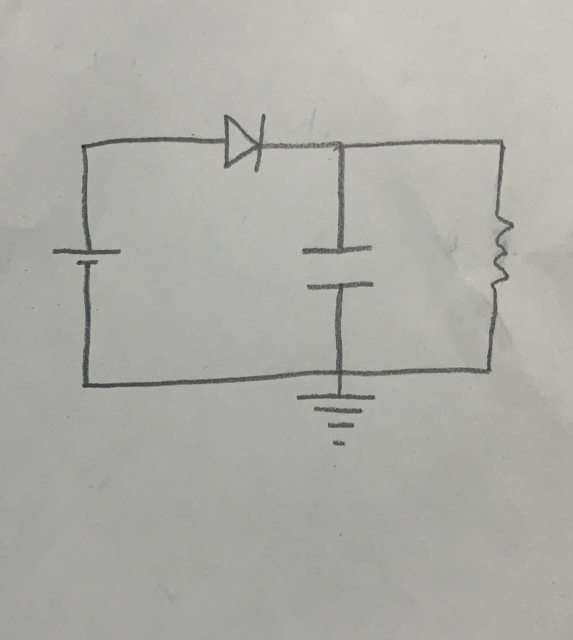
#> input picture Circuit 4.jpeg, 1146 x 1280 px, found by its file name (shown at 1/2 size)
$ python main.py   (older library calls are emulated)
#> lines starting #> are read from the running program, lines starting #| are printed output that depends on the picture; after the words box and inside, x2 and y2 are one past the last pixel; in counts of white or black regions, pixels touching at a corner belong together
### skeleton.py
import numpy as np
import cv2
import sys
import imutils
import matplotlib.pyplot as plt
from skimage.morphology import skeletonize as skt
from skimage import filters

def skeletonize(img):

	img = img.copy()
	np_img = np.array(img)
	np_img[np_img > 0] = 1

	skel = skt(np_img)

	skel = skel.astype(np.uint8)

	skel[skel == 1] = 255

	return skel

# [16 lines left out: function skeleton_endpoints, not called in this run]

# [19 lines that do not run on import are left out]

### segment.py
import numpy as np
import cv2
import matplotlib.pyplot as plt

def skeleton_points(skel):
	# make out input nice, possibly necessary
	skel = skel.copy()
	skel[skel!=0] = 1
	skel = np.uint8(skel)

	# kernel for end and branch points
	kernel = np.uint8([[1,  1, 1],
					   [1, 10, 1],
					   [1,  1, 1]])

	filtered = cv2.filter2D(skel,-1,kernel)

	out = np.zeros_like(skel)
	out[np.where(filtered > 12)] =255

	ends   = np.where(filtered == 11)
	return ends

def point_to_line_dist(point, line):
	# unit vector
	unit_line = line[1] - line[0]
	norm_unit_line = unit_line / np.linalg.norm(unit_line)
   # compute the perpendicular distance to the theoretical infinite line
	segment_dist = (
		np.linalg.norm(np.cross(line[1] - line[0], line[0] - point)) /
		np.linalg.norm(unit_line)
	)

	diff = (
		(norm_unit_line[0] * (point[0] - line[0][0])) +
		(norm_unit_line[1] * (point[1] - line[0][1]))
	)

	x_seg = (norm_unit_line[0] * diff) + line[0][0]
	y_seg = (norm_unit_line[1] * diff) + line[0][1]

	endpoint_dist = min(
		np.linalg.norm(line[0] - point),
		np.linalg.norm(line[1] - point)
	)

	# decide if the intersection point falls on the line segment
	lp1_x = line[0][0]  # line point 1 x
	lp1_y = line[0][1]  # line point 1 y
	lp2_x = line[1][0]  # line point 2 x
	lp2_y = line[1][1]  # line point 2 y
	is_betw_x = lp1_x <= x_seg <= lp2_x or lp2_x <= x_seg <= lp1_x
	is_betw_y = lp1_y <= y_seg <= lp2_y or lp2_y <= y_seg <= lp1_y
	if is_betw_x and is_betw_y:
		return segment_dist
	else:
		# if not, then return the minimum distance to the segment endpoints
		return endpoint_dist

def lines_between_ends(ends, skel):
	v_pairs = []
	h_pairs = []

	# print(type(skel))

	for i in range(ends[0].size):
		x1,y1 = (ends[1][i],ends[0][i])
		for j in range(ends[0].size):
			if( i!=j and j>i):
				x2,y2 = (ends[1][j],ends[0][j])
				dist  = np.sqrt((x1-x2)**2+(y1-y2)**2)
				miny,maxy = sorted([y1,y2])
				minx,maxx = sorted([x1,x2])
				angle = np.abs(np.rad2deg(np.arctan2(y1 - y2, x1 - x2)))
				## for vertical line pairs
				if (angle<105 and angle>75 and dist<100 and dist>5):
					q1 = np.where(skel[miny-5:maxy+5,minx-5:maxx+5] == 255)
					point_count = 0
					for k in range(len(q1[0])):
						d1 = point_to_line_dist(np.array([minx-5+q1[1][k],miny-5+q1[0][k]]),\
								np.array([[x1,y1],[x2,y2]]))
						point_count = point_count+1 if d1<2 else point_count

					if point_count>dist*0.7:
						v_pairs.append([x1,y1,x2,y2])
				## for horizontal line pairs
				elif ((angle>170 or angle<15) and dist<100 and dist>5):
					q1 = np.where(skel[miny-5:maxy+5,minx-5:maxx+5] == 255)
					point_count = 0
					for k in range(len(q1[0])):
						d1 = point_to_line_dist(np.array([minx-5+q1[1][k],miny-5+q1[0][k]]),\
								np.array([[x1,y1],[x2,y2]]))
						point_count = point_count+1 if d1<2 else point_count

					if point_count>dist*0.7:
						h_pairs.append([x1,y1,x2,y2])

	return np.array(v_pairs),np.array(h_pairs)

def order_points(pts):
	c = len(pts)
	# sort the points based on their x-coordinates
	xSorted = pts[np.argsort(pts[:, 0]), :]

	# grab the left-most and right-most points from the sorted
	# x-roodinate points
	leftMost = xSorted[:2, :]
	rightMost = xSorted[c-2:, :]

	leftMost = leftMost[np.argsort(leftMost[:, 1]), :]
	(tl, bl) = leftMost
	rightMost = rightMost[np.argsort(rightMost[:, 1]), :]
	(tr, br) = rightMost

	return np.array([tl,tr,br,bl])

def box_between_ends(lines):
	boxes = []
	linepairs = []

	## find all nearest pair of lines
	lookup = np.zeros((len(lines),len(lines)),dtype=np.int)
	lookup = lookup-1
	for i in range(len(lines)):
		midx1,midy1 = ((lines[i,0]+lines[i,2])/2,(lines[i,1]+lines[i,3])/2)
		for j in range(len(lines)):
			if( i!=j and j>i):
				midx2,midy2 = ((lines[j,0]+lines[j,2])/2,(lines[j,1]+lines[j,3])/2)
				dist  = np.sqrt((midx1-midx2)**2+(midy1-midy2)**2)
				if dist<60:
					c = np.where(lookup == j)
					if len(c[0])==0:
						cx = np.where(lookup == i)
						if len(cx[0])==0:
							lookup[i,j] = j
						elif len(cx[0])>0:
							lookup[cx[0][0],j] = j
					elif len(c[0])>0:
						lookup[c[0][0],i] = i

	for k in range(lookup.shape[0]):
		c = np.where(lookup[k,:] != -1)
		## if only two line exist which means capacitor or source
		if len(c[0]) == 1:
			i,j = k, c[0][0]
			tl,tr,br,bl = order_points(np.array([(lines[i,0],lines[i,1]),\
						(lines[i,2],lines[i,3]),(lines[j,0],lines[j,1]),\
						(lines[j,2],lines[j,3])]))
			h1=np.sqrt((lines[i,0]-lines[i,2])**2+(lines[i,1]-lines[i,3])**2)
			h2=np.sqrt((lines[j,0]-lines[j,2])**2+(lines[j,1]-lines[j,3])**2)
			small,big = sorted([h1,h2])
			if (big/small)>=1 and ((big/small)<=1.2):
				idx = 1
			elif (big/small)>1.2:
				idx = 0
			tl = [tl[0]-5,tl[1]-5]
			tr = [tr[0]+5,tr[1]-5]
			br = [br[0]+5,br[1]+5]
			bl = [bl[0]-5,bl[1]+5]
			box = cv2.boundingRect(np.array([tl,tr,br,bl]))
			boxes.append([box,idx])
		## if there is 3 lines which means certainly ground
		elif len(c[0]) == 2:
			x,y,z = k,c[0][0],c[0][1]
			tl,tr,br,bl = order_points(np.array([(lines[x,0],lines[x,1]),\
						(lines[x,2],lines[x,3]),(lines[y,0],lines[y,1]),\
						(lines[y,2],lines[y,3]),(lines[z,0],lines[z,1]),\
						(lines[z,2],lines[z,3])]))
			tl = [tl[0]-10,tl[1]-10]
			tr = [tr[0]+10,tr[1]-10]
			br = [br[0]+15,br[1]+15]
			bl = [bl[0]-15,bl[1]+15]
			box = cv2.boundingRect(np.array([tl,tr,br,bl]))
			boxes.append([box,2])

	return boxes

# [146 lines left out: functions non_max_suppression_fast, remove_parallel_lines, not called in this run]

### main.py
import numpy as np
import cv2
import sys
import imutils
from pylsd.lsd import lsd
from random import randint
from segment import *
from skeleton import *
from copy import deepcopy

process_stage = 0
prev_stage = -1
ix,iy = -1,-1
flagx = 0
edit_flag = 0
boxes=[]

# [272 lines left out: functions get_hog, get_menubar, draw_result_boxes, get_v_s_orientation, get_diode_orientation, output_file and 3 more, not called in this run]


if __name__ == "__main__":
	cv2.namedWindow("recognizer")
	cv2.moveWindow("recognizer",400,10)
	cv2.setMouseCallback('recognizer',mouse_event)

	src = cv2.imread(r"F:\Python\circuit_recognizer-master\Circuit 4.jpeg")    # Change Path
#> src is the input picture: shape (1280, 1146, 3); mean B, G, R 167.6, 172.7, 172.9

	# print(type(src))
	src = imutils.resize(src,width=640)
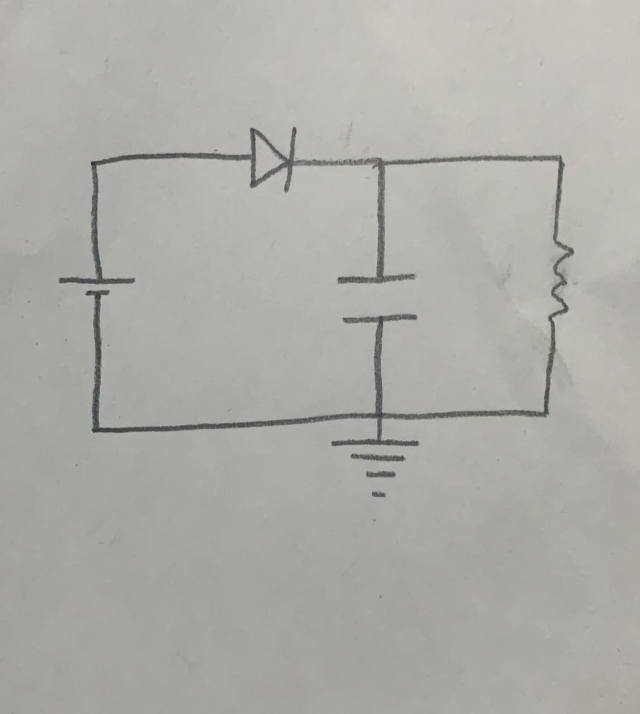
#> src: shape (714, 640, 3); mean B, G, R 167.6, 172.7, 172.9


	org = src.copy()
	gray = cv2.cvtColor(src, cv2.COLOR_BGR2GRAY)
	## endpoint operations
	img = cv2.GaussianBlur(gray,(9,9),0)

	th = cv2.adaptiveThreshold(img,255,cv2.ADAPTIVE_THRESH_GAUSSIAN_C,\
			cv2.THRESH_BINARY_INV,5,2)
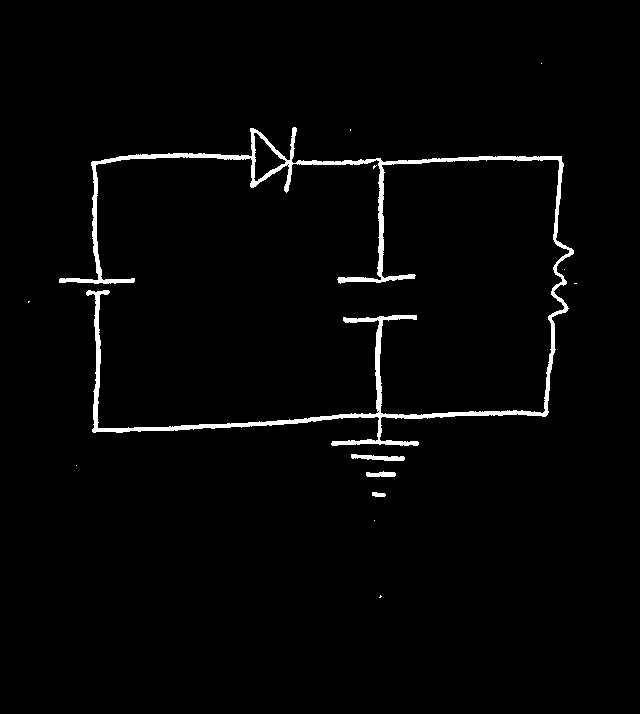
#> th: shape (714, 640); 2.1% white; 13 white regions (9 under 20 px), largest, box (x1, y1, x2, y2) and area: (59, 127, 574, 446) 9322, (351, 454, 405, 461) 233, (366, 471, 396, 477) 138, (372, 492, 386, 497) 56
	th2 = th.copy()

	bw  = skeletonize(th)
#> in skeletonize, `np_img[np_img > 0] = 1`:
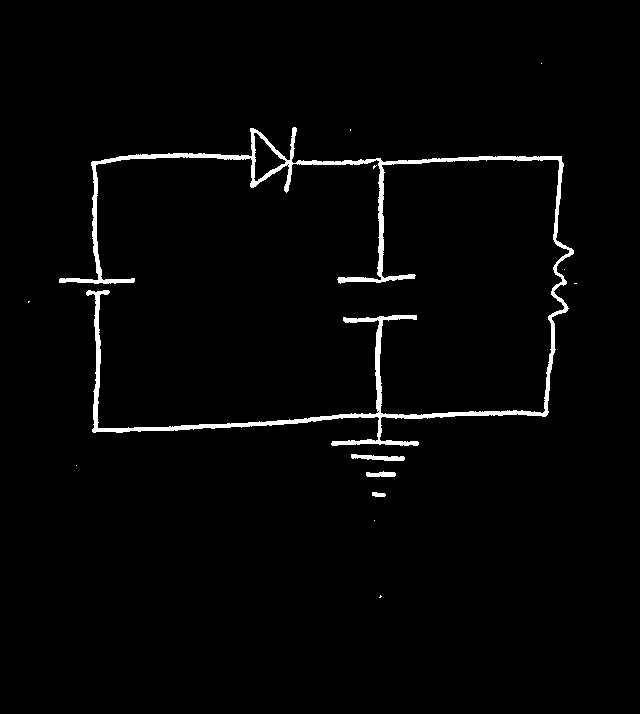
#> np_img: shape (714, 640); values 0 (black) and 1 (white), 2.1% white; 13 white regions (9 under 20 px), largest, box (x1, y1, x2, y2) and area: (59, 127, 574, 446) 9322, (351, 454, 405, 461) 233, (366, 471, 396, 477) 138, (372, 492, 386, 497) 56
#> in skeletonize, `skel = skt(np_img)`:
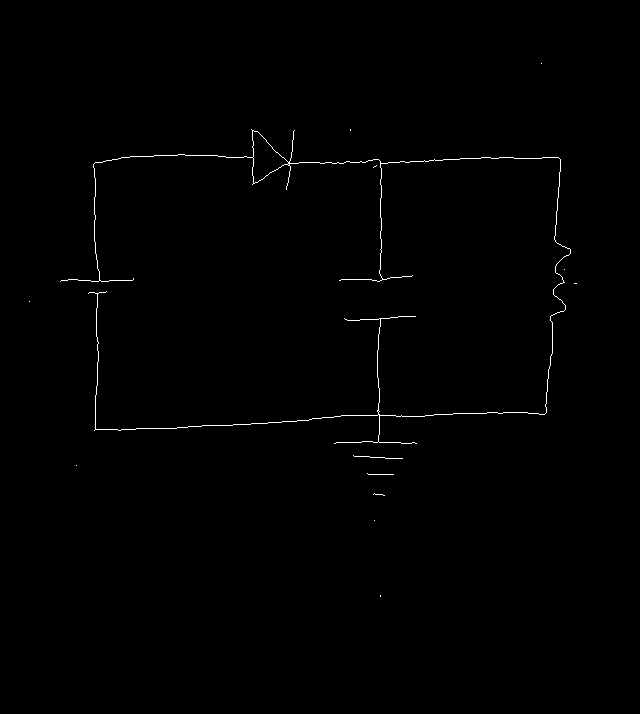
#> skel: shape (714, 640) bool; 0.5% white in thin lines or dots, all inside (x1, y1, x2, y2) = (29, 63, 577, 597)
#> in skeletonize, `skel[skel == 1] = 255`:
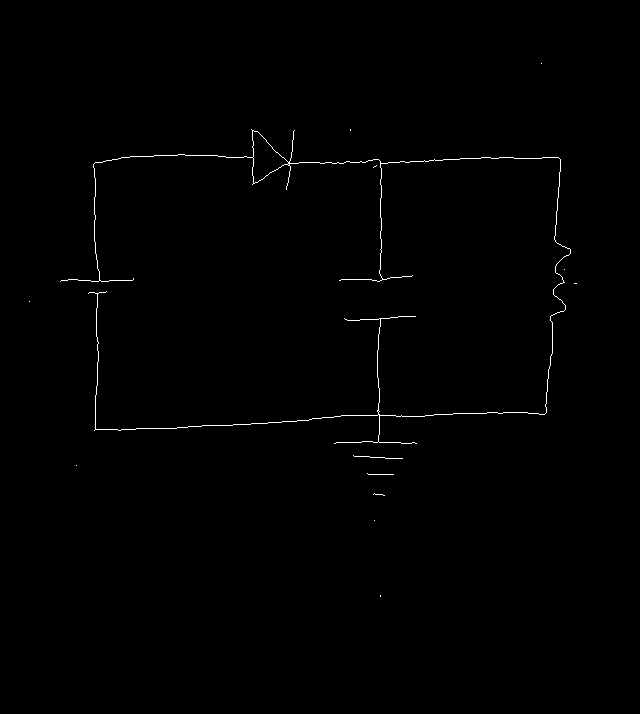
#> skel: shape (714, 640); 0.5% white in thin lines or dots, all inside (x1, y1, x2, y2) = (29, 63, 577, 597)

	ends = skeleton_points(bw)
#> in skeleton_points, `ends   = np.where(filtered == 11)`: ends = 29 positions, rows 129 to 596, columns 60 to 576
#> ends = 29 positions, rows 129 to 596, columns 60 to 576

	image = src

	for i in range(len(ends[0])):
		image = cv2.circle(image, (ends[1][i], ends[0][i]), 1, (0,0,255), -1)
#> this loop made 29 passes
#> image: shape (714, 640, 3); mean B, G, R 167.5, 172.7, 173

	# cv2.imshow('res', image)
	# cv2.waitKey(0)
	# cv2.destroyAllWindows()

	## detection of ground, capacitor, v_source
	v_pairs,h_pairs = lines_between_ends(ends, bw)
#> the loop in lines_between_ends, `for i in range(ends[0].size):` made 29 passes
#> (x1, y1) on pass 1: (251, 129)
	v_boxes = box_between_ends(v_pairs)
#> the loop in box_between_ends, `for i in range(len(lines)):` made 2 passes
	h_boxes = box_between_ends(h_pairs)
#> the loop in box_between_ends (call 2), `for i in range(len(lines)):` made 8 passes
	boxes = v_boxes + h_boxes

	## segmentation operations
	## remove founded symbols and connection lines
	for ((x,y,w,h),idx) in boxes:
		th[y:y+h,x:x+w] = 0
#> this loop made 3 passes
#> (x, y, w, h, idx) on passes 1 to 3: (246, 124, 54, 71, 1), (334, 270, 87, 54, 1), (55, 273, 84, 26, 0)
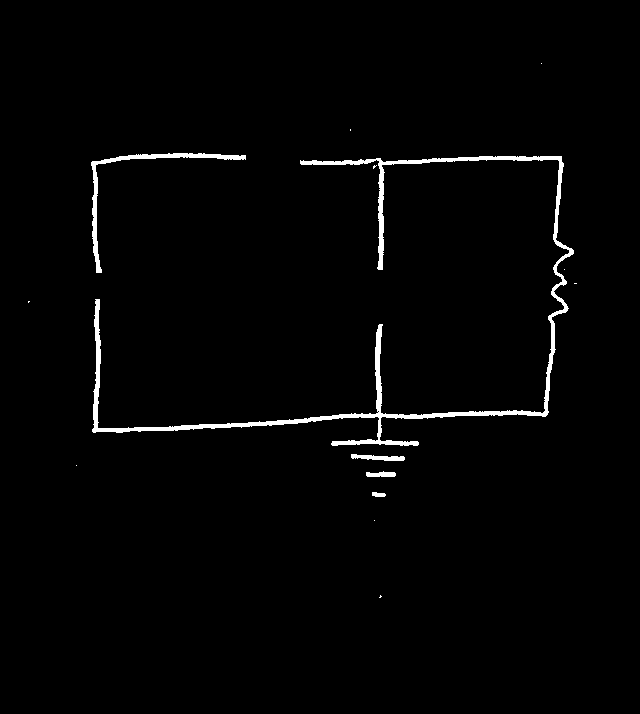
#> th: shape (714, 640); 1.7% white; 14 white regions (9 under 20 px), largest, box (x1, y1, x2, y2) and area: (92, 156, 574, 446) 6135, (91, 153, 246, 273) 1159, (351, 454, 405, 461) 233, (366, 471, 396, 477) 138, (372, 492, 386, 497) 56

	## detect vert and hori lines then remove them from binary image
#> (the run stopped early here; a loop or call above may not have finished)

$ run again, with trainData/train/0_diode/4.jpeg copied over Circuit 4.jpeg
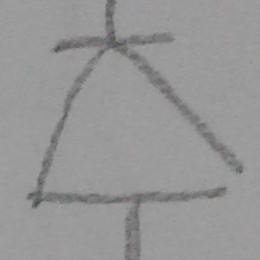
#> input picture trainData/train/0_diode/4.jpeg, 260 x 260 px, found by its file name
#> src is the input picture: shape (260, 260, 3); mean B, G, R 150.3, 150.3, 150.3
#> src: shape (640, 640, 3)
#> np_img: shape (640, 640); values 0 (black) and 1 (white), 0.08% white in thin lines or dots, all inside (x1, y1, x2, y2) = (67, 6, 596, 629)
#> in skeletonize, `skel[skel == 1] = 255`:
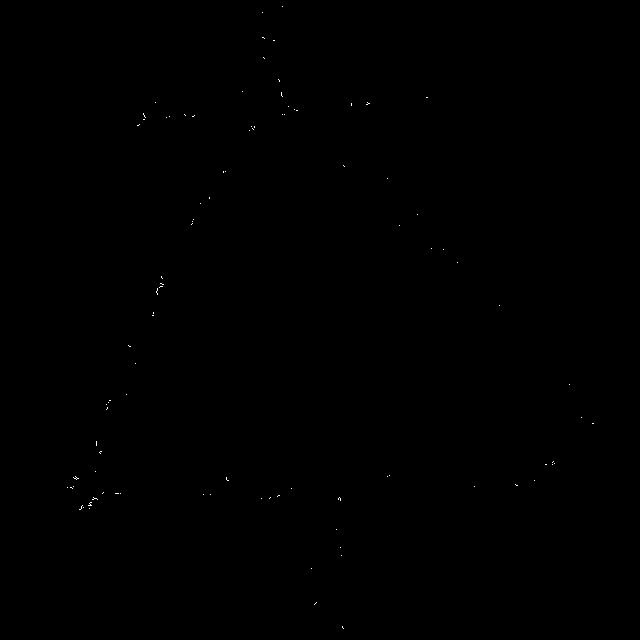
#> skel: shape (640, 640); 0.05% white in thin lines or dots, all inside (x1, y1, x2, y2) = (67, 6, 594, 629)
#> in skeleton_points, `ends   = np.where(filtered == 11)`: ends = 99 positions, rows 37 to 628, columns 70 to 593
#> the loop `for i in range(len(ends[0])):` made 99 passes
#> after the loop `for i in range(len(ends[0])):`:
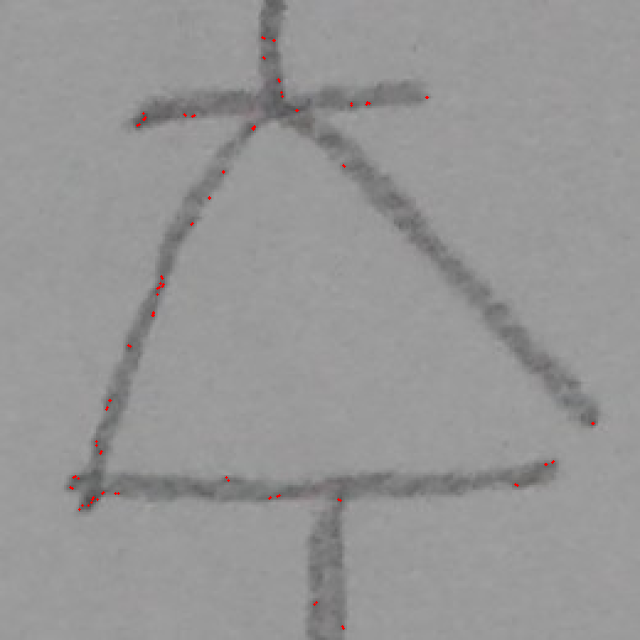
#> image: shape (640, 640, 3); mean B, G, R 150.2, 150.1, 150.5
#> the loop in lines_between_ends, `for i in range(ends[0].size):` made 99 passes
#> (x1, y1) on pass 1: (262, 37)
#> the loop in box_between_ends, `for i in range(len(lines)):` made 11 passes
#> the loop `for ((x,y,w,h),idx) in boxes:` made 1 pass
#> (x, y, w, h, idx) on pass 1: (138, 108, 12, 17, 1)

$ run again, with Circuit 2.jpeg copied over Circuit 4.jpeg
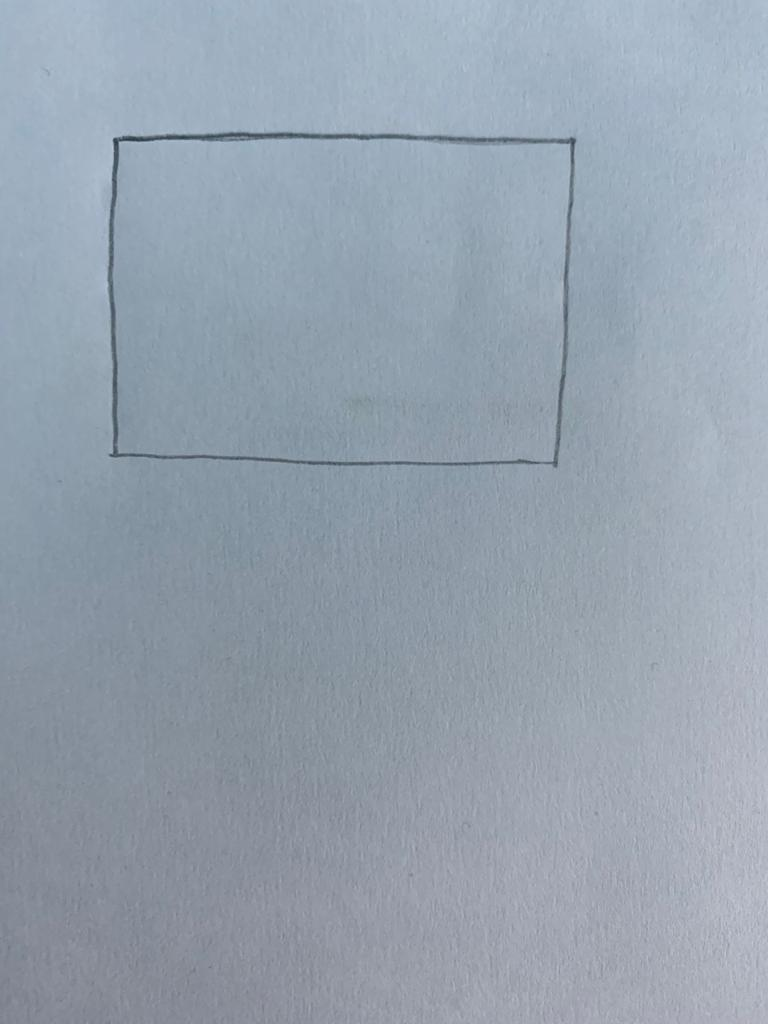
#> input picture Circuit 2.jpeg, 768 x 1024 px, found by its file name
#> src is the input picture: shape (1024, 768, 3); mean B, G, R 174.9, 161.9, 150.1
#> src: shape (853, 640, 3)
#> `th = cv2.adaptiveThreshold(img,255,cv2.ADAPTIVE_THRESH_GAUSSIAN_C,\ cv..`:
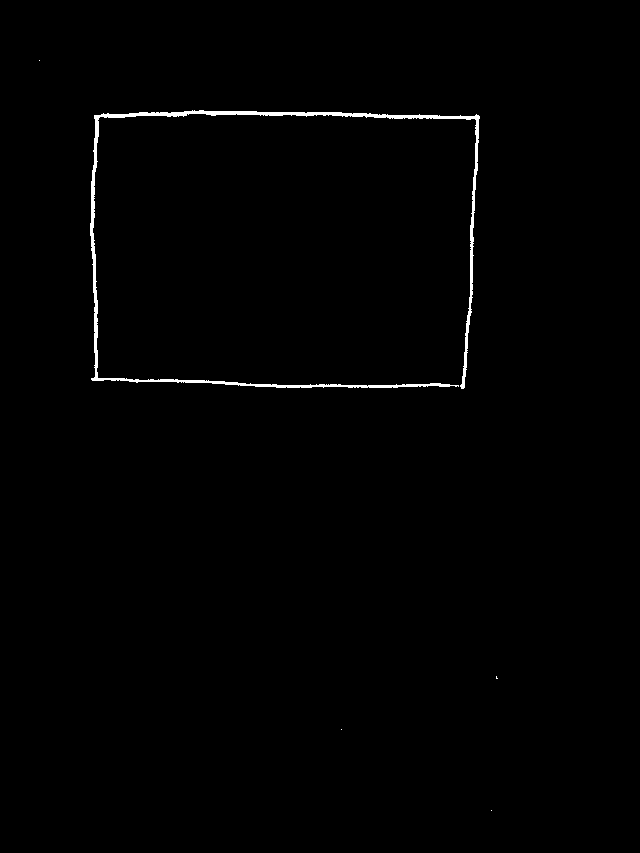
#> th: shape (853, 640); 0.76% white; 5 white regions (4 under 20 px), largest, box (x1, y1, x2, y2) and area: (90, 110, 480, 389) 4158
#> in skeletonize, `skel[skel == 1] = 255`:
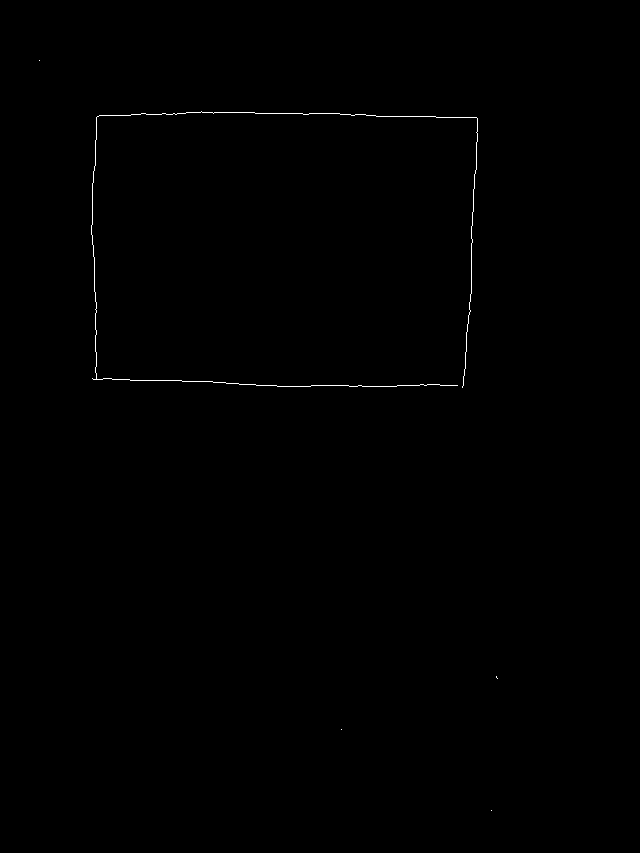
#> skel: shape (853, 640); 0.24% white in thin lines or dots, all inside (x1, y1, x2, y2) = (39, 60, 498, 811)
#> in skeleton_points, `ends   = np.where(filtered == 11)`: ends = ([378, 385, 387, 676, 678], [92, 457, 462, 496, 497])
#> the loop `for i in range(len(ends[0])):` made 5 passes
#> the loop in lines_between_ends, `for i in range(ends[0].size):` made 5 passes
#> (x1, y1) on passes 1 to 5: (92, 378), (457, 385), (462, 387), (496, 676), (497, 678)
#> after the loop in lines_between_ends, `for i in range(ends[0].size):`: h_pairs = []
#> `v_pairs,h_pairs = lines_between_ends(ends, bw)`: v_pairs = empty array
#> after the loop in box_between_ends, `for k in range(lookup.shape[0]):`: boxes = []
